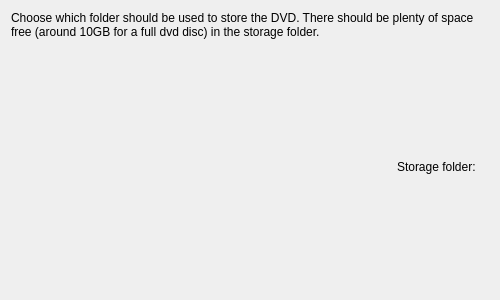
<ui version="4.0" >
 <class>PageStorageFolder</class>
 <widget class="QWidget" name="PageStorageFolder" >
  <property name="geometry" >
   <rect>
    <x>0</x>
    <y>0</y>
    <width>500</width>
    <height>300</height>
   </rect>
  </property>
  <property name="windowTitle" >
   <string>Form</string>
  </property>
  <layout class="QVBoxLayout" name="verticalLayout" >
   <item>
    <widget class="QLabel" name="description" >
     <property name="text" >
      <string>Choose which folder should be used to store the DVD. There should be plenty of space free (around 10GB for a full dvd disc) in the storage folder.</string>
     </property>
     <property name="wordWrap" >
      <bool>true</bool>
     </property>
    </widget>
   </item>
   <item>
    <spacer name="verticalSpacer" >
     <property name="orientation" >
      <enum>Qt::Vertical</enum>
     </property>
     <property name="sizeHint" stdset="0" >
      <size>
       <width>20</width>
       <height>103</height>
      </size>
     </property>
    </spacer>
   </item>
   <item>
    <layout class="QHBoxLayout" name="horizontalLayout" >
     <item>
      <spacer name="horizontalSpacer" >
       <property name="orientation" >
        <enum>Qt::Horizontal</enum>
       </property>
       <property name="sizeHint" stdset="0" >
        <size>
         <width>40</width>
         <height>20</height>
        </size>
       </property>
      </spacer>
     </item>
     <item>
      <widget class="QLabel" name="fileselector_label" >
       <property name="text" >
        <string>Storage folder:</string>
       </property>
      </widget>
     </item>
     <item>
      <widget class="KUrlRequester" name="fileselector" />
     </item>
     <item>
      <spacer name="horizontalSpacer_2" >
       <property name="orientation" >
        <enum>Qt::Horizontal</enum>
       </property>
      </spacer>
     </item>
    </layout>
   </item>
   <item>
    <spacer name="verticalSpacer_2" >
     <property name="orientation" >
      <enum>Qt::Vertical</enum>
     </property>
     <property name="sizeHint" stdset="0" >
      <size>
       <width>20</width>
       <height>103</height>
      </size>
     </property>
    </spacer>
   </item>
  </layout>
 </widget>
 <customwidgets>
  <customwidget>
   <class>KUrlRequester</class>
   <extends>QFrame</extends>
   <header>kurlrequester.h</header>
  </customwidget>
 </customwidgets>
 <resources/>
 <connections/>
</ui>
